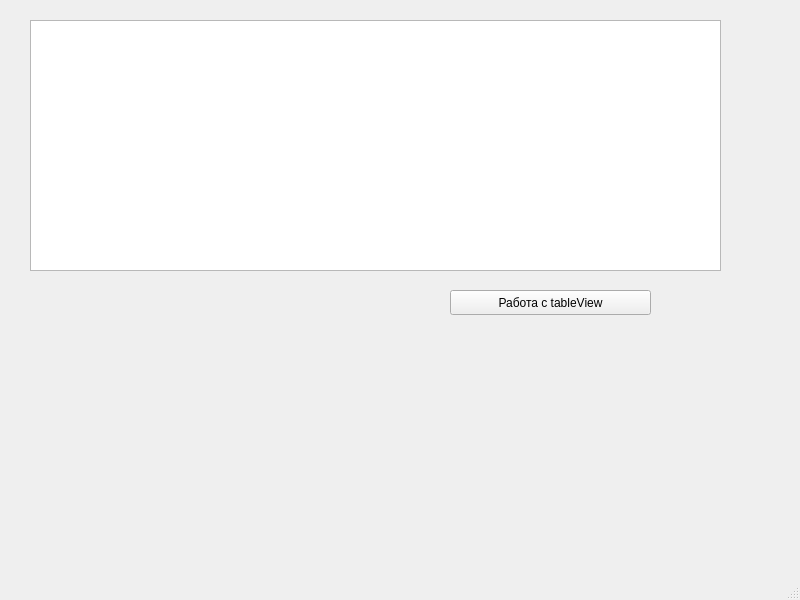
<?xml version="1.0" encoding="UTF-8"?>
<ui version="4.0">
 <class>MainWindow</class>
 <widget class="QMainWindow" name="MainWindow">
  <property name="geometry">
   <rect>
    <x>0</x>
    <y>0</y>
    <width>800</width>
    <height>600</height>
   </rect>
  </property>
  <property name="windowTitle">
   <string>MainWindow</string>
  </property>
  <widget class="QWidget" name="centralwidget">
   <widget class="QTableView" name="tableView">
    <property name="geometry">
     <rect>
      <x>30</x>
      <y>20</y>
      <width>691</width>
      <height>251</height>
     </rect>
    </property>
   </widget>
   <widget class="QPushButton" name="pushButton">
    <property name="geometry">
     <rect>
      <x>450</x>
      <y>290</y>
      <width>201</width>
      <height>25</height>
     </rect>
    </property>
    <property name="text">
     <string>Работа с tableView</string>
    </property>
   </widget>
  </widget>
  <widget class="QMenuBar" name="menubar">
   <property name="geometry">
    <rect>
     <x>0</x>
     <y>0</y>
     <width>800</width>
     <height>22</height>
    </rect>
   </property>
  </widget>
  <widget class="QStatusBar" name="statusbar"/>
 </widget>
 <resources/>
 <connections/>
</ui>
